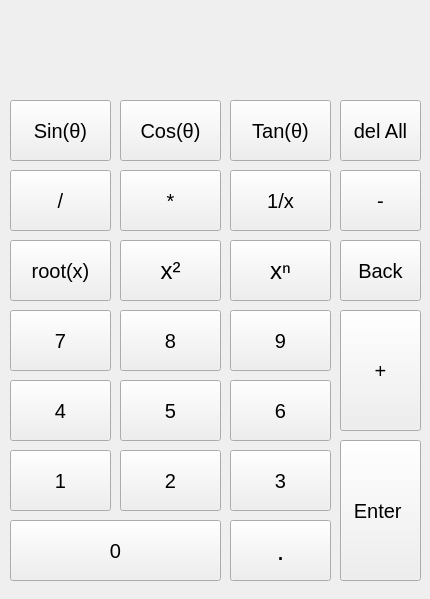
<?xml version="1.0" encoding="UTF-8"?>
<ui version="4.0">
 <class>MainWindow</class>
 <widget class="QMainWindow" name="MainWindow">
  <property name="geometry">
   <rect>
    <x>0</x>
    <y>0</y>
    <width>430</width>
    <height>599</height>
   </rect>
  </property>
  <property name="minimumSize">
   <size>
    <width>430</width>
    <height>599</height>
   </size>
  </property>
  <property name="maximumSize">
   <size>
    <width>430</width>
    <height>599</height>
   </size>
  </property>
  <property name="windowTitle">
   <string>MainWindow</string>
  </property>
  <widget class="QWidget" name="centralwidget">
   <widget class="QLabel" name="userface">
    <property name="geometry">
     <rect>
      <x>10</x>
      <y>20</y>
      <width>411</width>
      <height>71</height>
     </rect>
    </property>
    <property name="font">
     <font>
      <family>Yu Gothic UI</family>
      <pointsize>15</pointsize>
     </font>
    </property>
    <property name="mouseTracking">
     <bool>false</bool>
    </property>
    <property name="focusPolicy">
     <enum>Qt::FocusPolicy::NoFocus</enum>
    </property>
    <property name="text">
     <string/>
    </property>
   </widget>
   <widget class="QPushButton" name="buttzero">
    <property name="geometry">
     <rect>
      <x>10</x>
      <y>520</y>
      <width>211</width>
      <height>61</height>
     </rect>
    </property>
    <property name="font">
     <font>
      <pointsize>15</pointsize>
     </font>
    </property>
    <property name="text">
     <string>0</string>
    </property>
   </widget>
   <widget class="QPushButton" name="buttenter">
    <property name="geometry">
     <rect>
      <x>340</x>
      <y>440</y>
      <width>81</width>
      <height>141</height>
     </rect>
    </property>
    <property name="font">
     <font>
      <pointsize>15</pointsize>
     </font>
    </property>
    <property name="text">
     <string>Enter </string>
    </property>
   </widget>
   <widget class="QPushButton" name="buttplus">
    <property name="geometry">
     <rect>
      <x>340</x>
      <y>310</y>
      <width>81</width>
      <height>121</height>
     </rect>
    </property>
    <property name="font">
     <font>
      <pointsize>15</pointsize>
     </font>
    </property>
    <property name="text">
     <string>+</string>
    </property>
   </widget>
   <widget class="QPushButton" name="butt3">
    <property name="geometry">
     <rect>
      <x>230</x>
      <y>450</y>
      <width>101</width>
      <height>61</height>
     </rect>
    </property>
    <property name="font">
     <font>
      <pointsize>15</pointsize>
     </font>
    </property>
    <property name="text">
     <string>3</string>
    </property>
   </widget>
   <widget class="QPushButton" name="buttfrac">
    <property name="geometry">
     <rect>
      <x>230</x>
      <y>520</y>
      <width>101</width>
      <height>61</height>
     </rect>
    </property>
    <property name="font">
     <font>
      <pointsize>20</pointsize>
     </font>
    </property>
    <property name="text">
     <string>.</string>
    </property>
   </widget>
   <widget class="QPushButton" name="butt2">
    <property name="geometry">
     <rect>
      <x>120</x>
      <y>450</y>
      <width>101</width>
      <height>61</height>
     </rect>
    </property>
    <property name="font">
     <font>
      <pointsize>15</pointsize>
     </font>
    </property>
    <property name="text">
     <string>2</string>
    </property>
   </widget>
   <widget class="QPushButton" name="butt1">
    <property name="geometry">
     <rect>
      <x>10</x>
      <y>450</y>
      <width>101</width>
      <height>61</height>
     </rect>
    </property>
    <property name="font">
     <font>
      <pointsize>15</pointsize>
     </font>
    </property>
    <property name="text">
     <string>1</string>
    </property>
   </widget>
   <widget class="QPushButton" name="butt6">
    <property name="geometry">
     <rect>
      <x>230</x>
      <y>380</y>
      <width>101</width>
      <height>61</height>
     </rect>
    </property>
    <property name="font">
     <font>
      <pointsize>15</pointsize>
     </font>
    </property>
    <property name="text">
     <string>6</string>
    </property>
   </widget>
   <widget class="QPushButton" name="butt4">
    <property name="geometry">
     <rect>
      <x>10</x>
      <y>380</y>
      <width>101</width>
      <height>61</height>
     </rect>
    </property>
    <property name="font">
     <font>
      <pointsize>15</pointsize>
     </font>
    </property>
    <property name="text">
     <string>4</string>
    </property>
   </widget>
   <widget class="QPushButton" name="butt9">
    <property name="geometry">
     <rect>
      <x>230</x>
      <y>310</y>
      <width>101</width>
      <height>61</height>
     </rect>
    </property>
    <property name="font">
     <font>
      <pointsize>15</pointsize>
     </font>
    </property>
    <property name="text">
     <string>9</string>
    </property>
   </widget>
   <widget class="QPushButton" name="butt5">
    <property name="geometry">
     <rect>
      <x>120</x>
      <y>380</y>
      <width>101</width>
      <height>61</height>
     </rect>
    </property>
    <property name="font">
     <font>
      <pointsize>15</pointsize>
     </font>
    </property>
    <property name="text">
     <string>5</string>
    </property>
   </widget>
   <widget class="QPushButton" name="butt7">
    <property name="geometry">
     <rect>
      <x>10</x>
      <y>310</y>
      <width>101</width>
      <height>61</height>
     </rect>
    </property>
    <property name="font">
     <font>
      <pointsize>15</pointsize>
     </font>
    </property>
    <property name="text">
     <string>7</string>
    </property>
   </widget>
   <widget class="QPushButton" name="butt8">
    <property name="geometry">
     <rect>
      <x>120</x>
      <y>310</y>
      <width>101</width>
      <height>61</height>
     </rect>
    </property>
    <property name="font">
     <font>
      <pointsize>15</pointsize>
     </font>
    </property>
    <property name="text">
     <string>8</string>
    </property>
   </widget>
   <widget class="QPushButton" name="buttminus">
    <property name="geometry">
     <rect>
      <x>340</x>
      <y>170</y>
      <width>81</width>
      <height>61</height>
     </rect>
    </property>
    <property name="font">
     <font>
      <pointsize>15</pointsize>
     </font>
    </property>
    <property name="text">
     <string>-</string>
    </property>
   </widget>
   <widget class="QPushButton" name="buttstar">
    <property name="geometry">
     <rect>
      <x>120</x>
      <y>170</y>
      <width>101</width>
      <height>61</height>
     </rect>
    </property>
    <property name="font">
     <font>
      <pointsize>15</pointsize>
     </font>
    </property>
    <property name="text">
     <string>*</string>
    </property>
   </widget>
   <widget class="QPushButton" name="buttslash">
    <property name="geometry">
     <rect>
      <x>10</x>
      <y>170</y>
      <width>101</width>
      <height>61</height>
     </rect>
    </property>
    <property name="font">
     <font>
      <pointsize>15</pointsize>
     </font>
    </property>
    <property name="text">
     <string>/</string>
    </property>
   </widget>
   <widget class="QPushButton" name="buttsquar">
    <property name="geometry">
     <rect>
      <x>120</x>
      <y>240</y>
      <width>101</width>
      <height>61</height>
     </rect>
    </property>
    <property name="font">
     <font>
      <pointsize>18</pointsize>
     </font>
    </property>
    <property name="text">
     <string>x²</string>
    </property>
   </widget>
   <widget class="QPushButton" name="butt1overx">
    <property name="geometry">
     <rect>
      <x>230</x>
      <y>170</y>
      <width>101</width>
      <height>61</height>
     </rect>
    </property>
    <property name="font">
     <font>
      <pointsize>15</pointsize>
     </font>
    </property>
    <property name="text">
     <string>1/x</string>
    </property>
   </widget>
   <widget class="QPushButton" name="buttroot">
    <property name="geometry">
     <rect>
      <x>10</x>
      <y>240</y>
      <width>101</width>
      <height>61</height>
     </rect>
    </property>
    <property name="font">
     <font>
      <pointsize>15</pointsize>
     </font>
    </property>
    <property name="styleSheet">
     <string notr="true"/>
    </property>
    <property name="text">
     <string>root(x)</string>
    </property>
   </widget>
   <widget class="QPushButton" name="buttback">
    <property name="geometry">
     <rect>
      <x>340</x>
      <y>240</y>
      <width>81</width>
      <height>61</height>
     </rect>
    </property>
    <property name="font">
     <font>
      <pointsize>15</pointsize>
     </font>
    </property>
    <property name="text">
     <string>Back</string>
    </property>
   </widget>
   <widget class="QPushButton" name="buttpown">
    <property name="geometry">
     <rect>
      <x>230</x>
      <y>240</y>
      <width>101</width>
      <height>61</height>
     </rect>
    </property>
    <property name="font">
     <font>
      <pointsize>18</pointsize>
     </font>
    </property>
    <property name="text">
     <string>xⁿ</string>
    </property>
   </widget>
   <widget class="QPushButton" name="sinbutt">
    <property name="geometry">
     <rect>
      <x>10</x>
      <y>100</y>
      <width>101</width>
      <height>61</height>
     </rect>
    </property>
    <property name="font">
     <font>
      <pointsize>15</pointsize>
     </font>
    </property>
    <property name="text">
     <string>Sin(θ)</string>
    </property>
   </widget>
   <widget class="QPushButton" name="delbuttn">
    <property name="geometry">
     <rect>
      <x>340</x>
      <y>100</y>
      <width>81</width>
      <height>61</height>
     </rect>
    </property>
    <property name="font">
     <font>
      <pointsize>15</pointsize>
     </font>
    </property>
    <property name="text">
     <string>del All</string>
    </property>
   </widget>
   <widget class="QPushButton" name="cosbutt">
    <property name="geometry">
     <rect>
      <x>120</x>
      <y>100</y>
      <width>101</width>
      <height>61</height>
     </rect>
    </property>
    <property name="font">
     <font>
      <pointsize>15</pointsize>
     </font>
    </property>
    <property name="text">
     <string>Cos(θ)</string>
    </property>
   </widget>
   <widget class="QPushButton" name="tanbutt">
    <property name="geometry">
     <rect>
      <x>230</x>
      <y>100</y>
      <width>101</width>
      <height>61</height>
     </rect>
    </property>
    <property name="font">
     <font>
      <pointsize>15</pointsize>
     </font>
    </property>
    <property name="text">
     <string>Tan(θ)</string>
    </property>
   </widget>
  </widget>
 </widget>
 <resources/>
 <connections/>
</ui>
